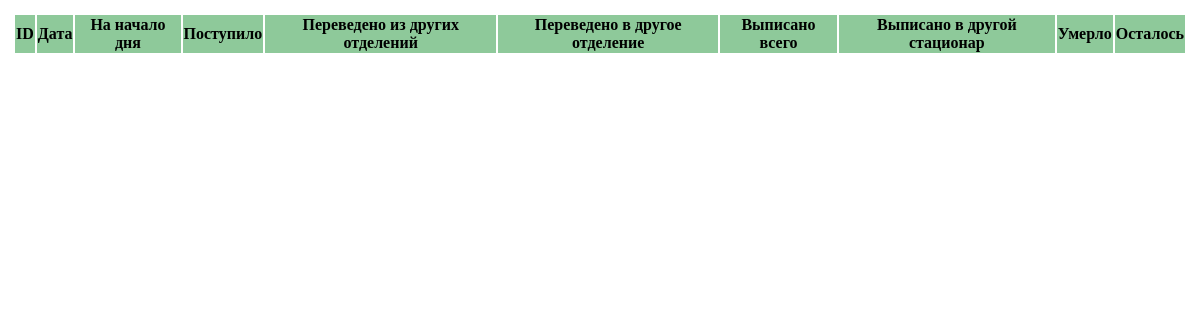
The page /list_pat/ on the database as committed earlier.
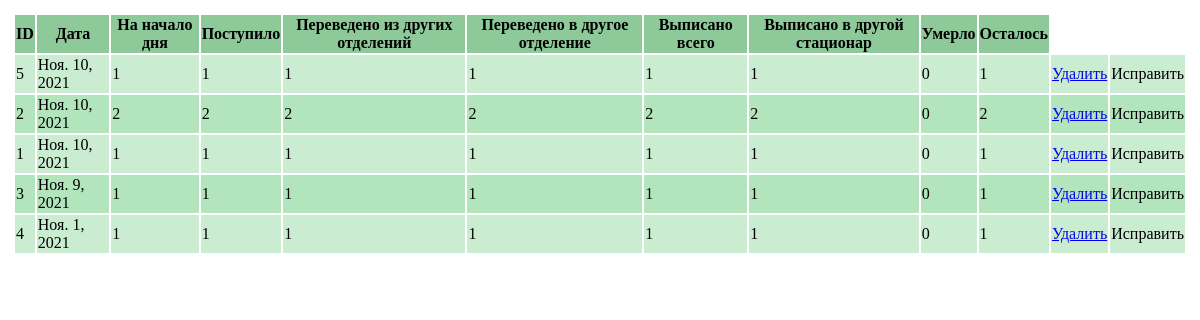
The same page on the database as committed later.
### ListOfPatients/models.py (models this page shows)
class ListPatPageOne(models.Model):
    Date = models.DateField(db_index=True, verbose_name='Дата')
    OnStartDay = models.IntegerField(verbose_name='Начало дня')
    Receive = models.IntegerField(verbose_name='Поступило ')
    TransferFrom = models.IntegerField(verbose_name='Переведено из других отделений')
    TransferTo = models.IntegerField(verbose_name='Переведено в другие отделения')
    ReleaseTotal = models.IntegerField(verbose_name='Выписано всего')
    RelTotalTo = models.IntegerField(verbose_name='Выписано в другие отделения')
    Die = models.IntegerField(verbose_name='Умерло')
    Remain = models.IntegerField(verbose_name='Осталось')
    class Meta():
        verbose_name_plural = 'Лист движения пациентов'
        verbose_name = 'Лист движения пациентов'
        ordering = ['-Date']

### ListOfPatients/views.py (the view)
# urls.py: path('list_pat/', list_pat_page_one, name='list_pat'),
def list_pat_page_one(request):
    list_of_pat = ListPatPageOne.objects.all()
    return render(request, 'ListOfPatients/ListReview.html', {'ListOfPat': list_of_pat})

### ListOfPatients/templates/ListOfPatients/ListReview.html (shortened to what this page needs)
{% load static %}
<!DOCTYPE html>
<html lang="ru">
<head>
    <link rel="stylesheet" href="{% static 'ListOfPatients/css/ListReview.css' %}">
</head>
<body>
<TABLE id="Table_list">
    <tr class="Table_list_pat_head">
        <th>ID</th>
        <th>Дата</th>
        <th>На начало дня</th>
        <th>Поступило</th>
        <th>Переведено из других отделений</th>
        <th>Переведено в другое отделение</th>
        <th>Выписано всего</th>
        <th>Выписано в другой стационар</th>
        <th>Умерло</th>
        <th>Осталось</th>
    </tr>
        {% for rec in ListOfPat %}
            <tr>
                <td>{{ rec.id }}</td>
                <td>{{ rec.Date }}</td>
                <td>{{ rec.OnStartDay }}</td>
                <td>{{ rec.Receive }}</td>
                <td>{{ rec.TransferFrom }}</td>
                <td>{{ rec.TransferTo }}</td>
                <td>{{ rec.ReleaseTotal }}</td>
                <td>{{ rec.RelTotalTo }}</td>
                <td>{{ rec.Die }}</td>
                <td>{{ rec.Remain }}</td>
                <td><a href="{% url 'delete_pat' id_delete_pat=rec.id %}">Удалить</a></td>
                <td>Исправить</td>
             </tr>
        {% endfor %}
</TABLE>
</body>
</html>

Rows that differ between the two databases and show on the page:
added ListPatPageOne: id "5", Date "Ноя. 10, 2021", OnStartDay "1", Receive "1", TransferFrom "1", TransferTo "1", ReleaseTotal "1", RelTotalTo "1", Die "0", Remain "1"
added ListPatPageOne: id "2", Date "Ноя. 10, 2021", OnStartDay "2", Receive "2", TransferFrom "2", TransferTo "2", ReleaseTotal "2", RelTotalTo "2", Die "0", Remain "2"
added ListPatPageOne: id "1", Date "Ноя. 10, 2021", OnStartDay "1", Receive "1", TransferFrom "1", TransferTo "1", ReleaseTotal "1", RelTotalTo "1", Die "0", Remain "1"
added ListPatPageOne: id "3", Date "Ноя. 9, 2021", OnStartDay "1", Receive "1", TransferFrom "1", TransferTo "1", ReleaseTotal "1", RelTotalTo "1", Die "0", Remain "1"
added ListPatPageOne: id "4", Date "Ноя. 1, 2021", OnStartDay "1", Receive "1", TransferFrom "1", TransferTo "1", ReleaseTotal "1", RelTotalTo "1", Die "0", Remain "1"
